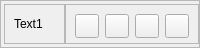
                <widget class="QFrame" name="frame_28">
                 <property name="maximumSize">
                  <size>
                   <width>16777213</width>
                   <height>48</height>
                  </size>
                 </property>
                 <property name="frameShape">
                  <enum>QFrame::StyledPanel</enum>
                 </property>
                 <property name="frameShadow">
                  <enum>QFrame::Raised</enum>
                 </property>
                 <layout class="QHBoxLayout" name="horizontalLayout_67">
                  <property name="spacing">
                   <number>0</number>
                  </property>
                  <property name="leftMargin">
                   <number>3</number>
                  </property>
                  <property name="topMargin">
                   <number>0</number>
                  </property>
                  <property name="rightMargin">
                   <number>0</number>
                  </property>
                  <property name="bottomMargin">
                   <number>0</number>
                  </property>
                  <item>
                   <widget class="QFrame" name="panelsBackground_43">
                    <property name="maximumSize">
                     <size>
                      <width>16777215</width>
                      <height>40</height>
                     </size>
                    </property>
                    <property name="styleSheet">
                     <string notr="true"/>
                    </property>
                    <property name="frameShape">
                     <enum>QFrame::StyledPanel</enum>
                    </property>
                    <property name="frameShadow">
                     <enum>QFrame::Raised</enum>
                    </property>
                    <layout class="QHBoxLayout" name="horizontalLayout_68">
                     <item>
                      <widget class="QLabel" name="label_64">
                       <property name="maximumSize">
                        <size>
                         <width>16777215</width>
                         <height>40</height>
                        </size>
                       </property>
                       <property name="text">
                        <string>Text1</string>
                       </property>
                      </widget>
                     </item>
                    </layout>
                   </widget>
                  </item>
                  <item>
                   <widget class="QFrame" name="panelsBackground_44">
                    <property name="maximumSize">
                     <size>
                      <width>16777215</width>
                      <height>40</height>
                     </size>
                    </property>
                    <property name="styleSheet">
                     <string notr="true"/>
                    </property>
                    <property name="frameShape">
                     <enum>QFrame::StyledPanel</enum>
                    </property>
                    <property name="frameShadow">
                     <enum>QFrame::Raised</enum>
                    </property>
                    <layout class="QHBoxLayout" name="horizontalLayout_69">
                     <item>
                      <widget class="QPushButton" name="contentFirst_textColor1">
                       <property name="minimumSize">
                        <size>
                         <width>24</width>
                         <height>24</height>
                        </size>
                       </property>
                       <property name="maximumSize">
                        <size>
                         <width>24</width>
                         <height>24</height>
                        </size>
                       </property>
                       <property name="text">
                        <string/>
                       </property>
                      </widget>
                     </item>
                     <item>
                      <widget class="QPushButton" name="contentFirst_textColor2">
                       <property name="minimumSize">
                        <size>
                         <width>24</width>
                         <height>24</height>
                        </size>
                       </property>
                       <property name="maximumSize">
                        <size>
                         <width>24</width>
                         <height>24</height>
                        </size>
                       </property>
                       <property name="text">
                        <string/>
                       </property>
                      </widget>
                     </item>
                     <item>
                      <widget class="QPushButton" name="contentFirst_textColor3">
                       <property name="minimumSize">
                        <size>
                         <width>24</width>
                         <height>24</height>
                        </size>
                       </property>
                       <property name="maximumSize">
                        <size>
                         <width>24</width>
                         <height>24</height>
                        </size>
                       </property>
                       <property name="text">
                        <string/>
                       </property>
                      </widget>
                     </item>
                     <item>
                      <widget class="QPushButton" name="contentFirst_textColor4">
                       <property name="minimumSize">
                        <size>
                         <width>24</width>
                         <height>24</height>
                        </size>
                       </property>
                       <property name="maximumSize">
                        <size>
                         <width>24</width>
                         <height>24</height>
                        </size>
                       </property>
                       <property name="text">
                        <string/>
                       </property>
                      </widget>
                     </item>
                    </layout>
                   </widget>
                  </item>
                 </layout>
                </widget>
